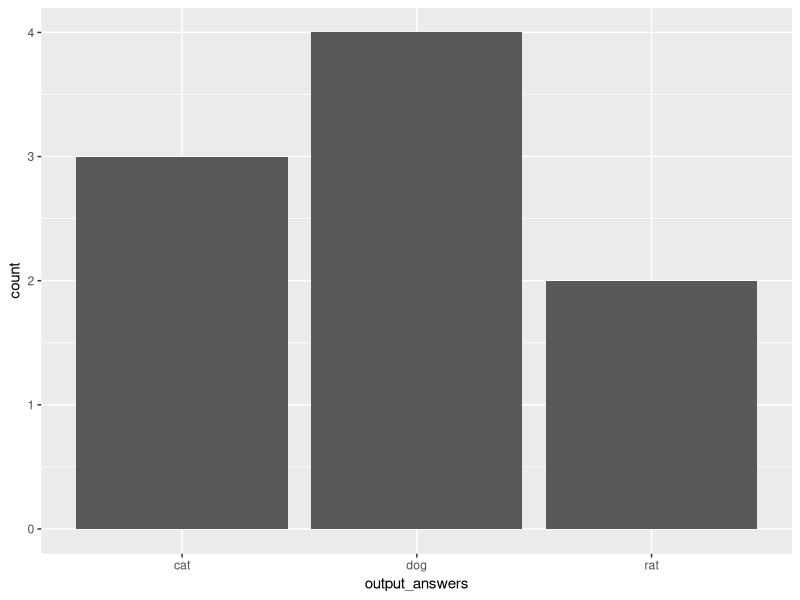

The R source for this figure:
# example for comma separated strings

library(tidyverse)

input_answers <- c("rat", "rat,dog", "cat", "cat,dog", "dog", "dog", "cat") 
output_answers <- unlist(strsplit(input_answers, ",")) # transform answers with mulpiple options to single coutns

ggplot(data = as.data.frame(output_answers), aes(x=output_answers)) +
  geom_bar()
 